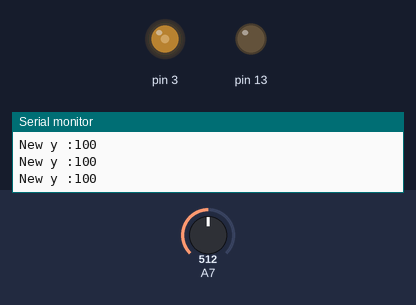
This sketch was run on a simulated Arduino Nano, built with avr-gcc and run on an emulated ATmega328P. Shown: output pins drawn as LEDs (lit = HIGH), the last lines printed to the serial monitor. The inputs (shaded band) are chosen by the test bench; at power-on: A7 = 512.

Above: at 1.2 s.
1.3 s: A7 set to 536
At 1.7 s:
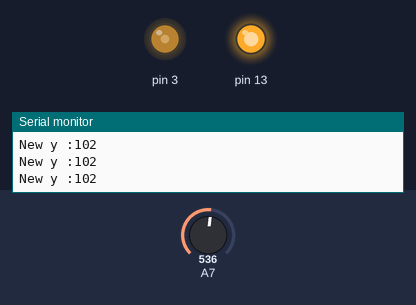
2.8 s: A7 set to 122
At 3.9 s:
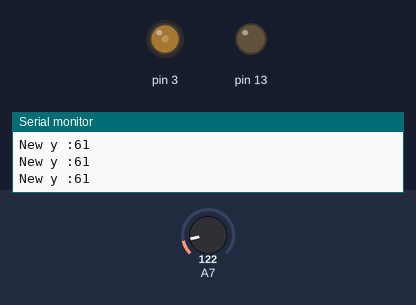
4.3 s: A7 set to 900
At 5.1 s:
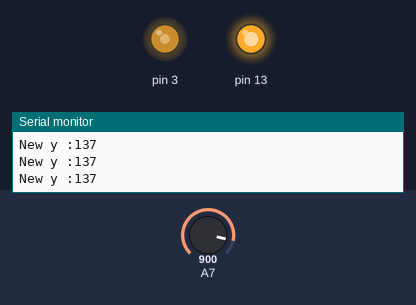
Timing chart, 0 to 7.3 s (numbered marks = the images above; inputs shaded):
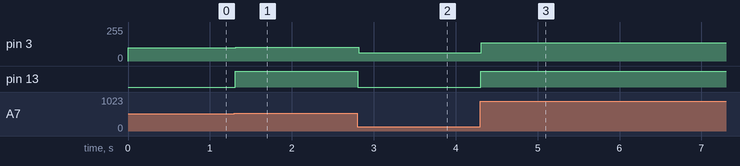

Measured:
- the behaviour switches between 521 and 522 on A7 (found by bisection; images 0 and 1)
- after the input at 1.3 s, pin 3: 100/255 → 102/255 at once; pin 13: LOW → HIGH at once
- after the input at 2.8 s, pin 3: 102/255 → 61/255 at once; pin 13: HIGH → LOW at once
- after the input at 4.3 s, pin 3: 61/255 → 137/255 at once; pin 13: LOW → HIGH at once

The sketch:

POT_LED.ino
```cpp
int x , y ;
void setup() {
  Serial.begin(9600);
  Serial.println("Code Begin") ;
  pinMode(13 ,OUTPUT);
  pinMode(3 ,OUTPUT);
  pinMode(A7,INPUT);
}

void loop() {
  y = map( analogRead(A7) , 0 , 1023 , 50 , 150) ;
  if(y>100) digitalWrite(13,HIGH) ;
  else digitalWrite(13,LOW) ;
  Serial.print("New y :") ;
  Serial.println(y) ;
  analogWrite(3 , y) ;
  delay(2);
}
```
